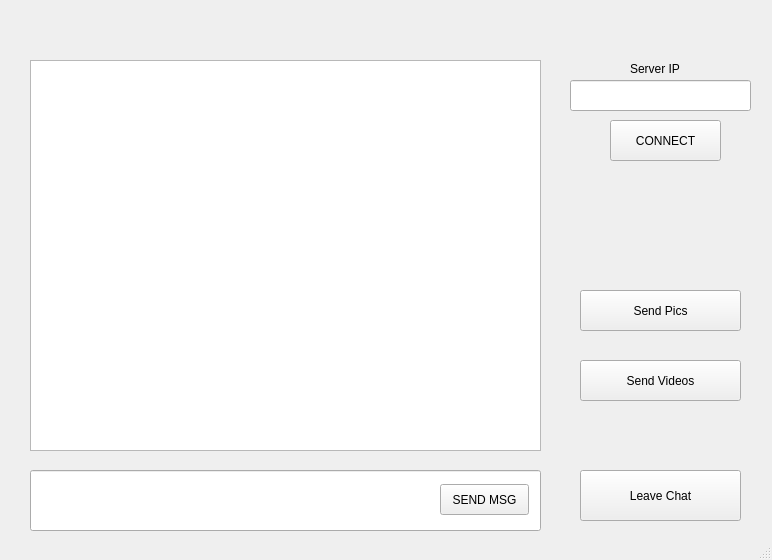
<?xml version="1.0" encoding="UTF-8"?>
<ui version="4.0">
 <class>Client_UI_Mainwindow</class>
 <widget class="QMainWindow" name="Client_UI_Mainwindow">
  <property name="geometry">
   <rect>
    <x>0</x>
    <y>0</y>
    <width>772</width>
    <height>560</height>
   </rect>
  </property>
  <property name="windowTitle">
   <string>Client</string>
  </property>
  <widget class="QWidget" name="centralwidget">
   <widget class="QTextBrowser" name="text_msg_display">
    <property name="geometry">
     <rect>
      <x>30</x>
      <y>60</y>
      <width>511</width>
      <height>391</height>
     </rect>
    </property>
   </widget>
   <widget class="QPushButton" name="send_msg_button">
    <property name="geometry">
     <rect>
      <x>440</x>
      <y>484</y>
      <width>89</width>
      <height>31</height>
     </rect>
    </property>
    <property name="text">
     <string>SEND MSG</string>
    </property>
   </widget>
   <widget class="QPushButton" name="connect_button">
    <property name="geometry">
     <rect>
      <x>610</x>
      <y>120</y>
      <width>111</width>
      <height>41</height>
     </rect>
    </property>
    <property name="text">
     <string>CONNECT</string>
    </property>
   </widget>
   <widget class="QLabel" name="label">
    <property name="geometry">
     <rect>
      <x>630</x>
      <y>60</y>
      <width>67</width>
      <height>17</height>
     </rect>
    </property>
    <property name="text">
     <string>Server IP</string>
    </property>
   </widget>
   <widget class="QPushButton" name="send_pics_button">
    <property name="geometry">
     <rect>
      <x>580</x>
      <y>290</y>
      <width>161</width>
      <height>41</height>
     </rect>
    </property>
    <property name="text">
     <string>Send Pics</string>
    </property>
   </widget>
   <widget class="QPushButton" name="send_videos_button">
    <property name="geometry">
     <rect>
      <x>580</x>
      <y>360</y>
      <width>161</width>
      <height>41</height>
     </rect>
    </property>
    <property name="text">
     <string>Send Videos</string>
    </property>
   </widget>
   <widget class="QPushButton" name="leave">
    <property name="geometry">
     <rect>
      <x>580</x>
      <y>470</y>
      <width>161</width>
      <height>51</height>
     </rect>
    </property>
    <property name="text">
     <string>Leave Chat</string>
    </property>
   </widget>
   <widget class="QLineEdit" name="server_ip_input">
    <property name="geometry">
     <rect>
      <x>570</x>
      <y>80</y>
      <width>181</width>
      <height>31</height>
     </rect>
    </property>
   </widget>
   <widget class="QLineEdit" name="msg_to_send">
    <property name="geometry">
     <rect>
      <x>30</x>
      <y>470</y>
      <width>511</width>
      <height>61</height>
     </rect>
    </property>
   </widget>
   <zorder>msg_to_send</zorder>
   <zorder>text_msg_display</zorder>
   <zorder>send_msg_button</zorder>
   <zorder>connect_button</zorder>
   <zorder>label</zorder>
   <zorder>send_pics_button</zorder>
   <zorder>send_videos_button</zorder>
   <zorder>leave</zorder>
   <zorder>server_ip_input</zorder>
  </widget>
  <widget class="QStatusBar" name="statusbar"/>
 </widget>
 <resources/>
 <connections/>
</ui>
